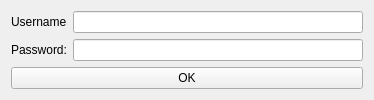
<?xml version="1.0" encoding="UTF-8"?>
<ui version="4.0">
 <class>LoginForm</class>
 <widget class="QWidget" name="LoginForm">
  <property name="geometry">
   <rect>
    <x>0</x>
    <y>0</y>
    <width>374</width>
    <height>86</height>
   </rect>
  </property>
  <property name="maximumSize">
   <size>
    <width>16777215</width>
    <height>86</height>
   </size>
  </property>
  <property name="windowTitle">
   <string>Login to Wikidot</string>
  </property>
  <layout class="QGridLayout" name="gridLayout">
   <item row="0" column="0" alignment="Qt::AlignRight">
    <widget class="QLabel" name="name_label">
     <property name="text">
      <string>Username</string>
     </property>
    </widget>
   </item>
   <item row="0" column="1">
    <widget class="QLineEdit" name="name"/>
   </item>
   <item row="1" column="0" alignment="Qt::AlignRight">
    <widget class="QLabel" name="password_label">
     <property name="text">
      <string>Password:</string>
     </property>
    </widget>
   </item>
   <item row="1" column="1">
    <widget class="QLineEdit" name="password"/>
   </item>
   <item row="2" column="0" colspan="2">
    <widget class="QPushButton" name="ok_button">
     <property name="text">
      <string>OK</string>
     </property>
     <property name="flat">
      <bool>false</bool>
     </property>
    </widget>
   </item>
  </layout>
 </widget>
 <resources/>
 <connections>
  <connection>
   <sender>ok_button</sender>
   <signal>clicked()</signal>
   <receiver>LoginForm</receiver>
   <slot>hide()</slot>
   <hints>
    <hint type="sourcelabel">
     <x>186</x>
     <y>69</y>
    </hint>
    <hint type="destinationlabel">
     <x>186</x>
     <y>42</y>
    </hint>
   </hints>
  </connection>
 </connections>
</ui>
